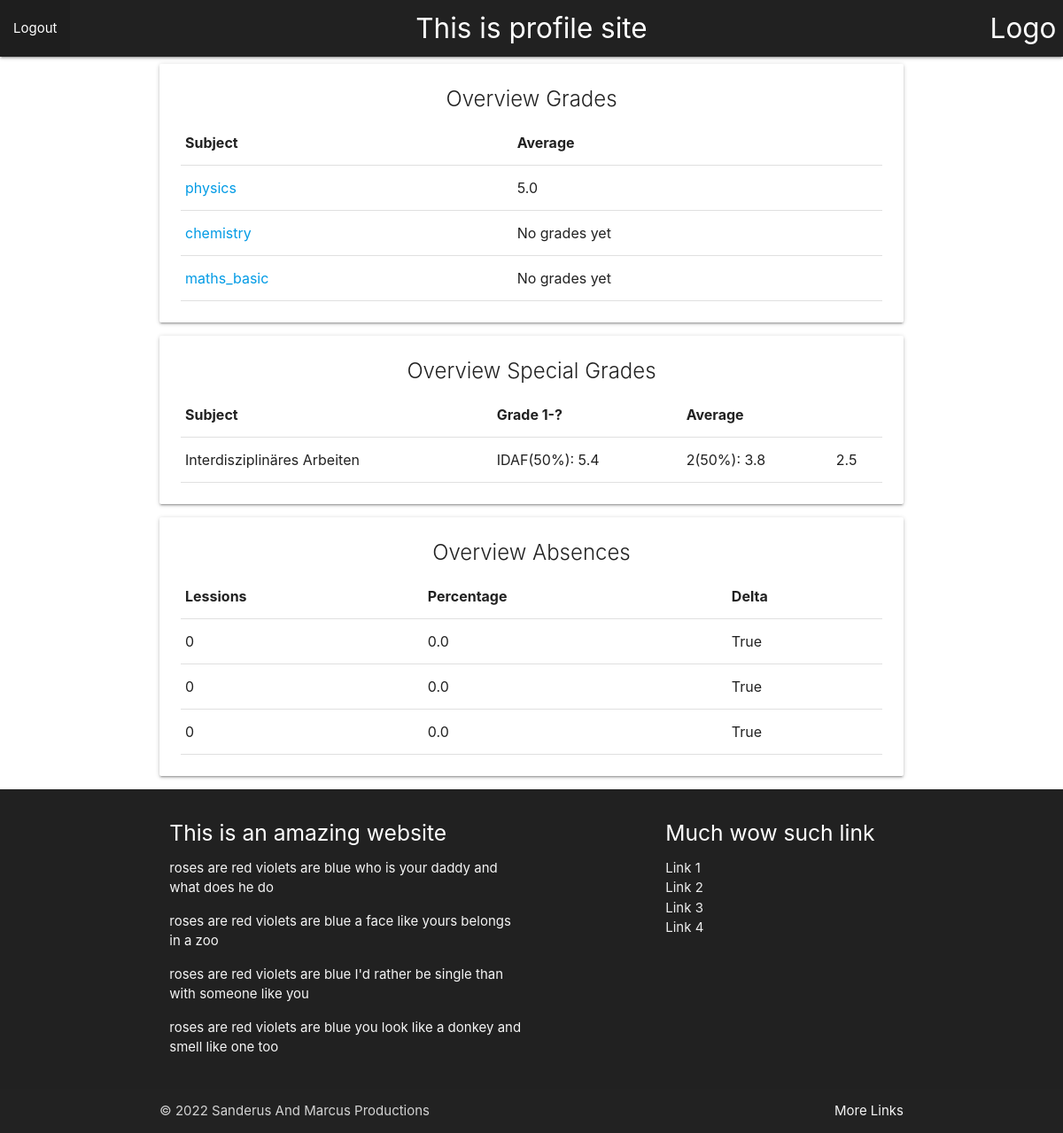
The page /profile (signed in) on the database its author committed.
### models.py (models this page shows)
class Subject(db.Model):
    id = db.Column(db.Integer, primary_key=True)
    class_id = db.Column(db.Integer)
    name = db.Column(db.String(50))
    bucket_bool = db.Column(db.Boolean, default=False)
    bucket_id = db.Column(db.Integer)
    weight = db.Column(db.Integer, default=100)
    weekly = db.Column(db.Integer)
    finals = db.Column(db.Integer, default=50)

class SBucket(db.Model):
    id = db.Column(db.Integer, primary_key=True)
    class_id = db.Column(db.Integer)
    name = db.Column(db.String(50))
    tests = db.Column(db.PickleType)

class STest(db.Model):
    id = db.Column(db.Integer, primary_key=True)
    class_id = db.Column(db.Integer)
    weight = db.Column(db.Integer)
    name = db.Column(db.String(50))

class SGrade(db.Model):
    id = db.Column(db.Integer, primary_key=True)
    user_id = db.Column(db.Integer)
    sgrade_id = db.Column(db.Integer)
    value = db.Column(db.Float)
    date = db.Column(db.DateTime)

### main.py (the view)
@main_blueprint.route('/profile')
@login_required
def profile():
    return render_template("profile.html", info=gather_info(current_user.id), grades=gather_grades(current_user.id), user=current_user, absences=gather_absences(current_user.id), specials=gather_special_grades(current_user.id))

### __init__.py (called while the page is built)
def create_app():
    app = Flask(__name__, template_folder="templates/")
    app.config['SECRET_KEY'] = 'secret-key-goes-here'
    app.config['SQLALCHEMY_DATABASE_URI'] = 'sqlite:///db.sqlite'
    db.init_app(app)
    login_manager = LoginManager()
    login_manager.login_view = 'auth.login'
    login_manager.init_app(app)
    from .models import User
    @login_manager.user_loader
    def load_user(user_id):
        return User.query.get(int(user_id))
    from .auth import auth_blueprint
    app.register_blueprint(auth_blueprint)
    from .main import main_blueprint
    app.register_blueprint(main_blueprint)
    from .admin import admin_blueprint
    app.register_blueprint(admin_blueprint)
    from .manager import manager_blueprint
    app.register_blueprint(manager_blueprint)
    return app

### userlogic.py (called while the page is built)
def gather_info(user_id):
    user = User.query.filter_by(id=user_id).first()
    info_obj = {
        "class_name": "",
        "class_manager": "",
        "subjects_registered": []
    }
    if user.class_id:
        class_obj = Class.query.filter_by(id=user.class_id).first()
        info_obj["class_name"] = class_obj.class_name
        info_obj["class_manager"] = User.query.filter_by(class_id=user.class_id, manager=True).first().name
        subjects = Subject.query.filter_by(class_id=user.class_id)
        for subject in subjects:
            info_obj["subjects_registered"].append(subject.name)
    else:
        info_obj["class_name"] = "Not set."
    return info_obj

def gather_absences(user_id):
    ret_obj = {
        "subjects": []
    }
    class_id = User.query.filter_by(id=user_id).first().class_id
    weeks = Class.query.filter_by(id=class_id).first().weeks
    min = Class.query.filter_by(id=class_id).first().min_presence
    subjects = Subject.query.filter_by(class_id=class_id).all()
    for subject in subjects:
        absences = Absence.query.filter_by(subject_id=subject.id, user_id=user_id).all()
        count = 0
        if len(absences) > 0:
            for absence in absences:
                count += absence.count
        ret_obj["subjects"].append({
            "count": count,
            "percentage": count / (weeks * subject.weekly) * 100,
            "min_satisfied": False if (count / (weeks * subject.weekly) * 100) > (100 - min) else True
        })
    return ret_obj

### templates/profile.html (shortened to what this page needs)
<html>
    <head>
          <link rel="stylesheet" href="https://cdnjs.cloudflare.com/ajax/libs/materialize/1.0.0/css/materialize.min.css">
    </head>
    <body>
      <nav class="grey darken-4">
        <div class="nav-wrapper">
          <ul id="nav-mobile" class="left hide-on-med-and-down">
            <li><a href="/logout">Logout</a></li>
          </ul>
          <span class="brand-logo center">This is profile site</span>
          <a href="#" class="brand-logo right">Logo</a>
        </div>
      </nav>
      <div class="container">
        <div class="card">
          <div class="card-content">
            <span class="card-title center-align">Overview Grades</span>
            <table>
              <thead>
                <tr>
                    <th>Subject</th>
                    <th>Average</th>
                </tr>
              </thead>
              <tbody>
                {% for item in grades.averages %}
                <tr>
                  <td><a href="/grades/{{item.sid}}">{{item.name}}</a></td>
                  <td>{{item.average}}</td>
                </tr>
                {% endfor %}
              </tbody>
            </table>
          </div>
        </div>
        <div class="card">
          <div class="card-content">
            <span class="card-title center-align">Overview Special Grades</span>
            <table>
              <thead>
                <tr>
                    <th>Subject</th>
                    <th>Grade 1-?</th>
                    <th>Average</th>
                </tr>
              </thead>
              <tbody>
                {% for subject in specials %}
                <tr>
                  <td>{{subject.name}}</td>
                  {% for grade in subject.grades %}
                    <td>{{grade.name}}({{grade.weight}}): {{grade.grade}}</td>
                  {% endfor %}
                  <td>{{subject.average}}</td>
                </tr>
                {% endfor %}
              </tbody>
            </table>
          </div>
        </div>
      <div class="card">
        <div class="card-content">
          <span class="card-title center-align">Overview Absences</span>
            <table>
              <thead>
                <tr>
                    <th>Lessions</th>
                    <th>Percentage</th>
                    <th>Delta</th>
                </tr>
              </thead>
              <tbody>
                {% for sub in absences.subjects %}
                <tr>
                  <td>{{sub.count}}</td>
                  <td>{{sub.percentage}}</td>
                  <td>{{sub.min_satisfied}}</td>
                </tr>
                {% endfor %}
              </tbody>
            </table>
        </div>
      </div>
    </div>
        <footer class="page-footer grey darken-4">
          <div class="container">
            <div class="row">
              <div class="col l6 s12">
                <h5 class="white-text">This is an amazing website</h5>
                <p class="grey-text text-lighten-4">roses are red violets are blue who is your daddy and what does he do</p>
                <p class="grey-text text-lighten-4">roses are red violets are blue a face like yours belongs in a zoo</p>
                <p class="grey-text text-lighten-4">roses are red violets are blue I'd rather be single than with someone like you</p>
                <p class="grey-text text-lighten-4">roses are red violets are blue you look like a donkey and smell like one too</p>
              </div>
              <div class="col l4 offset-l2 s12">
                <h5 class="white-text">Much wow such link</h5>
                <ul>
                  <li><a class="grey-text text-lighten-3" href="#!">Link 1</a></li>
                  <li><a class="grey-text text-lighten-3" href="#!">Link 2</a></li>
                  <li><a class="grey-text text-lighten-3" href="#!">Link 3</a></li>
                  <li><a class="grey-text text-lighten-3" href="#!">Link 4</a></li>
                </ul>
              </div>
            </div>
          </div>
          <div class="footer-copyright">
            <div class="container">
            © 2022 Sanderus And Marcus Productions
            <a class="grey-text text-lighten-4 right" href="#!">More Links</a>
            </div>
          </div>
        </footer>
    </body>
</html>

### rows shown on the page
Subject: name "physics", average "5.0"
Subject: name "chemistry", average "No grades yet"
Subject: name "maths_basic", average "No grades yet"
SBucket: name "Interdisziplinäres Arbeiten", weight "50%", average "2.5"
STest: name "IDAF"
SGrade: grade "5.4"
SGrade: name "2", weight "50%", grade "3.8"

### other values the page prints
{{ sub.count }} "0" "0" "0"
{{ sub.percentage }} "0.0" "0.0" "0.0"
{{ sub.min_satisfied }} "True" "True" "True"
